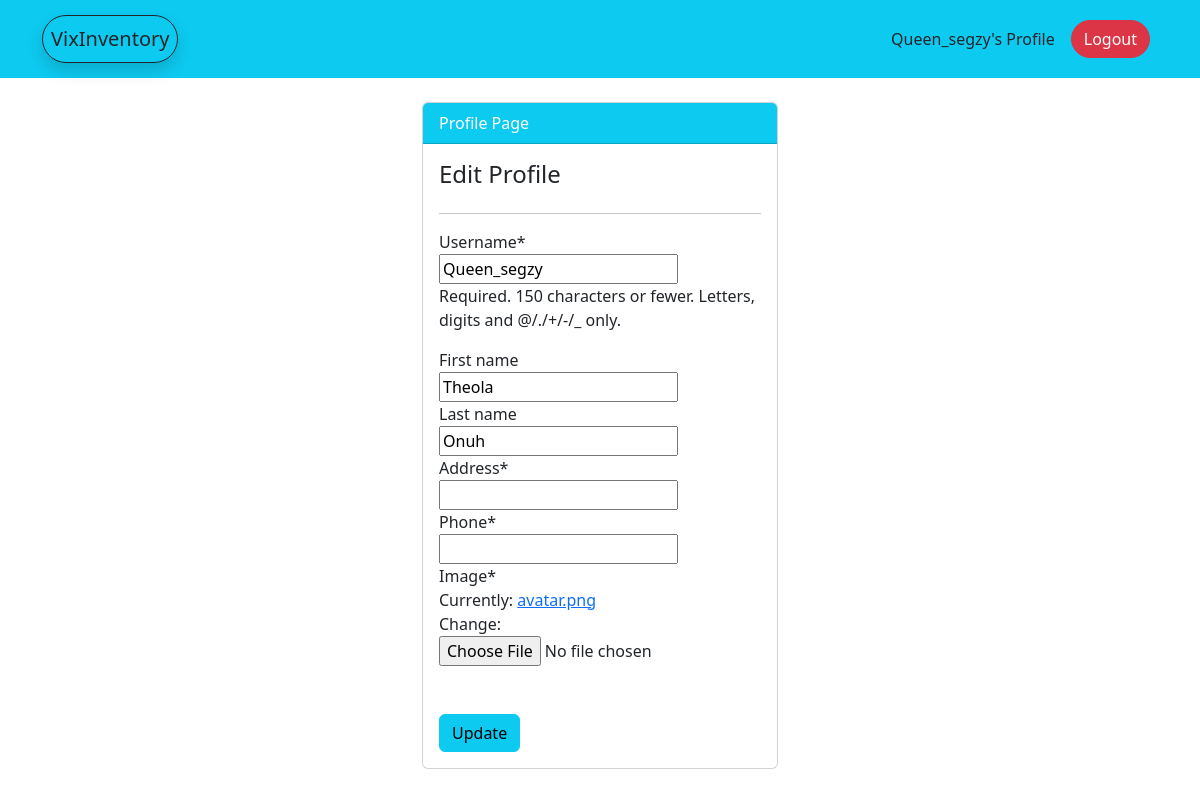
Before: /profile/edit/ (signed in) with the older database file.
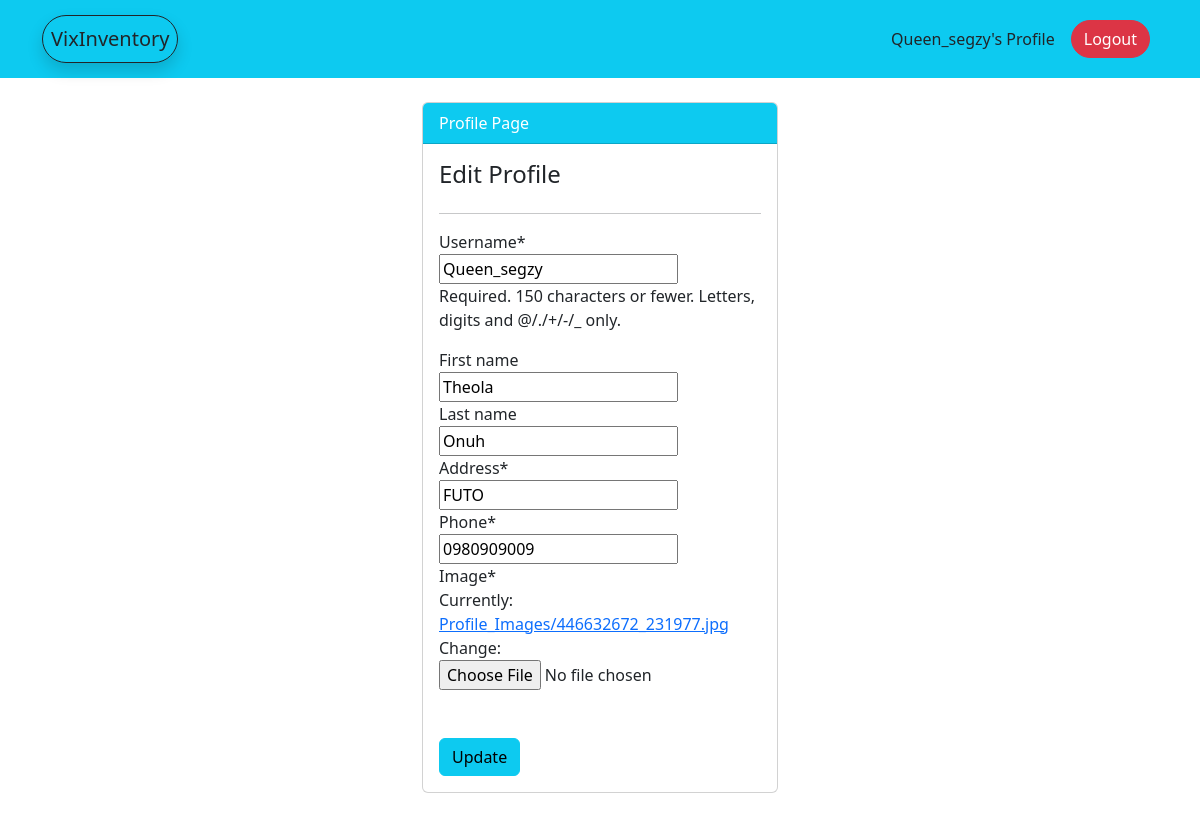
After: the same page with the newer database file.
### user/models.py (models this page shows, shortened)
class Profile (models.Model):
    staff = models.OneToOneField(User, on_delete=models.CASCADE, null=True) #this denotes that one user is equal to one profile
    address = models.CharField(max_length=200, null=True)
    phone = models.CharField(max_length=20, null=True)
    image =  models.ImageField(default = 'avatar.png', upload_to= 'Profile_Images', null=True)

### user/views.py (the view)
# urls.py: path('profile/edit/', views.profile_update, name = 'user-profile-update'),
def profile_update(request):
    if request.method == 'POST':
        user_form = forms.UserUpdateForm(request.POST, instance = request.user)
        profile_form = forms.ProfileUpdateForm(request.POST, request.FILES, instance = request.user.profile)
        if user_form.is_valid() and profile_form.is_valid():
            user_form.save()
            profile_form.save()
            return redirect ('user-profile')
    else:
        user_form = forms.UserUpdateForm(instance = request.user)
        profile_form  = forms.ProfileUpdateForm(instance = request.user.profile)
    context = {
        'user_form' : user_form,
        'profile_form' : profile_form,
    }
    return render(request, 'user/profile_update.html', context)

### user/forms.py
class UserUpdateForm(forms.ModelForm):
    class Meta:
        model = User
        fields = ['username', 'first_name', 'last_name',]

class ProfileUpdateForm(forms.ModelForm):
    class Meta:
        model = Profile
        fields = ['address', 'phone', 'image']

### templates/user/profile_update.html (shortened to what this page needs)
{% extends 'partials/base.html' %}
{% load crispy_forms_tags %}
{% block content %}
    <div class="container">
        <div class="row my-4">
            <div class="col-md-4"></div>
            <div class="col-md-4">
                <div class="card">
                    <div class="card-header bg-info text-white">
                        Profile Page
                    </div>
                    <div class="card-body">
                        <div class="row">
                            <div class="col">
                                <div class="d-flex justify-content-between">
                                    <h4 class="text-dark">
                                        Edit Profile
                                    </h4>
                                </div>
                                <hr>
                                    <form method="POST" enctype="multipart/form-data" action="">
                                        {{user_form | crispy}}
                                        {{profile_form | crispy}}
                                        <input class="btn btn-info mt-5 " type="submit" value="Update">
                                    </form>
                            </div>
                        </div>
                    </div>
                </div>
            </div>
            <div class="col-md-4"></div>
        </div>
    </div>
{% endblock %}

### templates/partials/base.html (shortened to what this page needs)
{% load static %}
<!doctype html>
<html lang="en">
  <head>
    <link rel="stylesheet" href="{% static 'style.css' %}">
    <link href="https://cdn.jsdelivr.net/npm/bootstrap@5.2.3/dist/css/bootstrap.min.css" rel="stylesheet">
  </head>
  <body>
    {% include 'partials/nav.html' %}
    {% block content %}
    {% endblock %}
  </body>
</html>

### templates/partials/nav.html (shortened to what this page needs)
<nav class="navbar navbar-expand-lg navbar-light bg-info sticky-top">
    <div class="container py-1">
        {% if user.is_authenticated %}
        <a class="navbar-brand text-dark border border-dark p-2 rounded-pill shadow"  href="{% url 'dashboard-index' %}">
            VixInventory
        </a>
        <div class="collapse navbar-collapse" id="navbarSupportedContent">
                <ul class="navbar-nav ms-auto mb-2 mb-lg-0 align-items-center">
                <li class="nav-item">
                <a class="nav-link active text-dark" aria-current="page" href="{% url 'user-profile' %}">{{user.username}}'s Profile</a>
                </li>
                <li class="nav-item">
                <a class="nav-link text-white " href="{% url 'user-logout' %}"><button class="btn btn-danger rounded-pill">Logout</button></a>
                </li>
            </ul>
            {% endif %}
        </div>
    </div>
</nav>

Changed rows visible on the page:
changed Profile: address (not shown) → "FUTO"; phone (not shown) → "0980909009"
Other visible differences:
text no longer shown: "Address * Phone * Image * Currently: avatar.png Change:"
text now shown: "Address * Phone * Image * Currently: Profile_Images/446632672_231977.jpg Change:"
